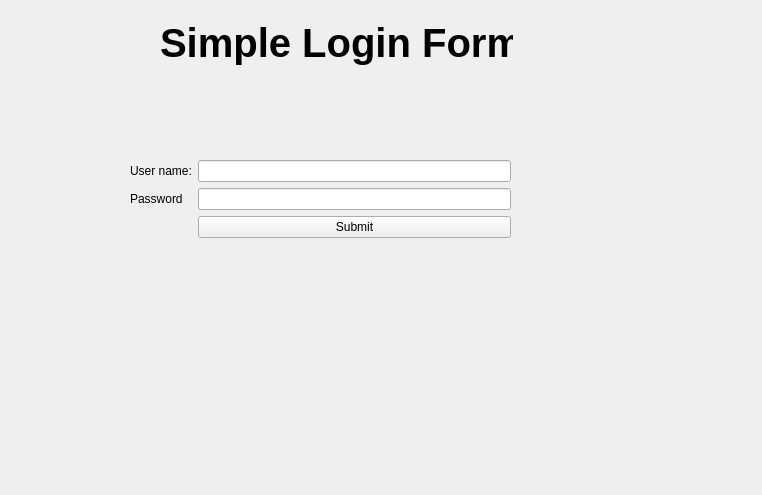
<?xml version="1.0" encoding="UTF-8"?>
<ui version="4.0">
 <class>Form</class>
 <widget class="QWidget" name="Form">
  <property name="geometry">
   <rect>
    <x>0</x>
    <y>0</y>
    <width>762</width>
    <height>495</height>
   </rect>
  </property>
  <property name="windowTitle">
   <string>Form</string>
  </property>
  <widget class="QLabel" name="label">
   <property name="geometry">
    <rect>
     <x>160</x>
     <y>20</y>
     <width>353</width>
     <height>45</height>
    </rect>
   </property>
   <property name="font">
    <font>
     <pointsize>30</pointsize>
     <bold>true</bold>
    </font>
   </property>
   <property name="text">
    <string>Simple Login Form</string>
   </property>
  </widget>
  <widget class="QWidget" name="formLayoutWidget">
   <property name="geometry">
    <rect>
     <x>130</x>
     <y>160</y>
     <width>381</width>
     <height>241</height>
    </rect>
   </property>
   <layout class="QFormLayout" name="formLayout">
    <item row="0" column="0">
     <widget class="QLabel" name="label_2">
      <property name="text">
       <string>User name:</string>
      </property>
     </widget>
    </item>
    <item row="0" column="1">
     <widget class="QLineEdit" name="leUserName"/>
    </item>
    <item row="1" column="0">
     <widget class="QLabel" name="label_3">
      <property name="text">
       <string>Password</string>
      </property>
     </widget>
    </item>
    <item row="1" column="1">
     <widget class="QLineEdit" name="lePass">
      <property name="echoMode">
       <enum>QLineEdit::Password</enum>
      </property>
     </widget>
    </item>
    <item row="2" column="1">
     <widget class="QPushButton" name="btnOK">
      <property name="text">
       <string>Submit</string>
      </property>
     </widget>
    </item>
   </layout>
  </widget>
 </widget>
 <resources/>
 <connections/>
</ui>
